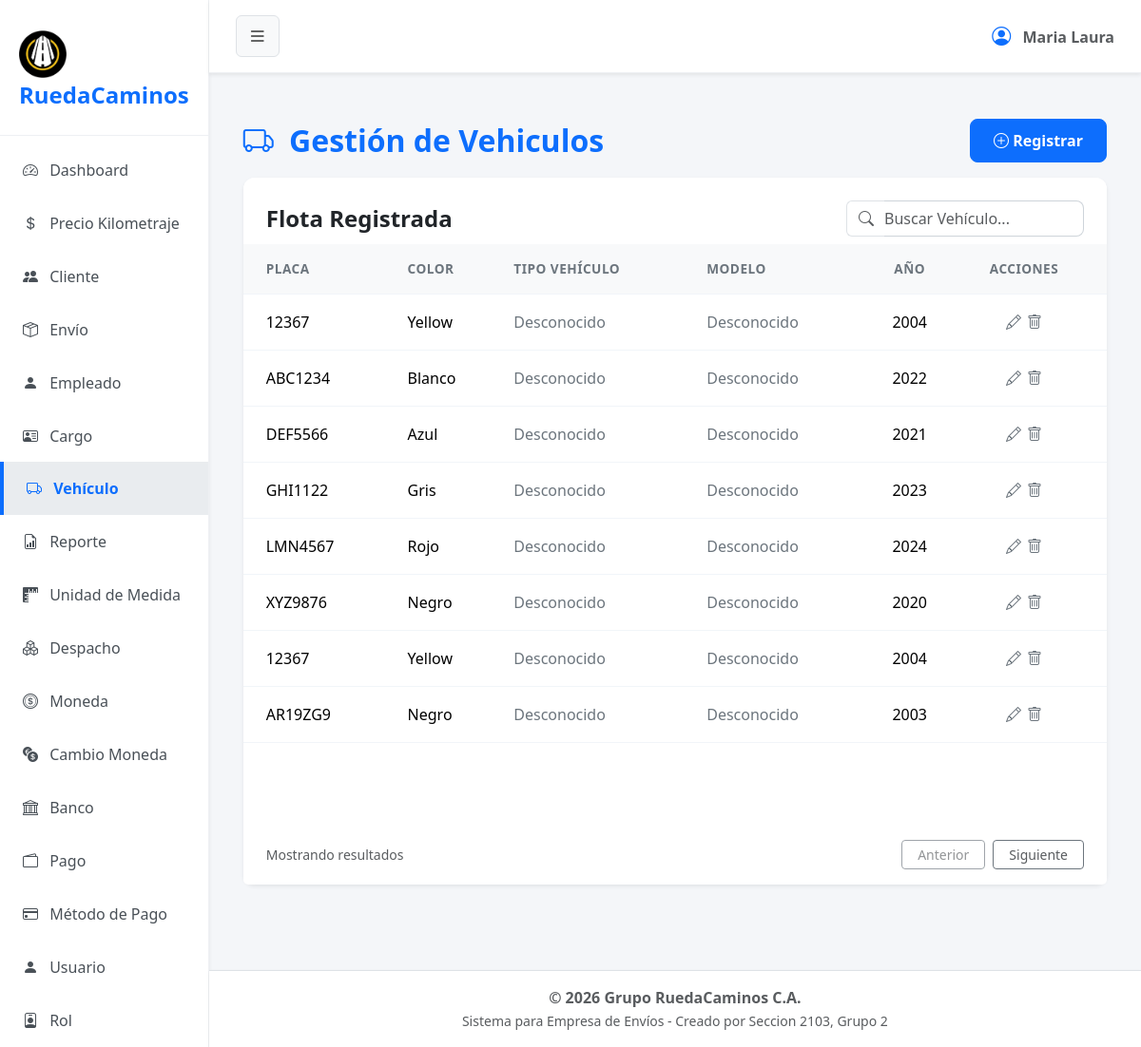
Page /?url=vehiculo on the committed database.
### tables this page shows
CREATE TABLE `vehiculo` (
  `cod_vehiculo` int(11) NOT NULL,
  `placa` varchar(7) NOT NULL,
  `color` varchar(6) NOT NULL,
  `cod_tipovehiculo` int(1) DEFAULT NULL,
  `disponibilidad` int(1) DEFAULT NULL,
  `estado` tinyint(1) NOT NULL,
  `cod_modelo` int(1) DEFAULT NULL,
  `ano` int(4) NOT NULL
);

### app/controller/vehiculoController.php (called while the page is built, shortened)
<?php
    $vehiculo = new Vehiculo();
    $registros = $vehiculo->obt_RegistrosVehiculos();
    include 'app/view/layout/header.php';
    include 'app/view/vehiculo/vehiculoView.php';
    include 'app/view/layout/footer.php';
?>

### index.php (called while the page is built, shortened)
<?php
    $frontController = new FrontController();
?>

### app/config/Conexion.php (called while the page is built, shortened)
<?php
abstract class Conexion
{
    public $host = "localhost";
    public $namedb = "grupo_ruedacaminos";
    public $userdb = "root";
    public $passwd = "";
    public function __construct()
    {
        $this->conexion = $this->getConnection();
    }
    public function getConnection(): PDO
    {
        try {
            $dsn = "mysql:host=" . $this->host . ";dbname=" . $this->namedb . ";charset=utf8";
            $conexion = new PDO($dsn, $this->userdb, $this->passwd);
            $conexion->setAttribute(PDO::ATTR_ERRMODE, PDO::ERRMODE_EXCEPTION);
        } catch (PDOException $error) {
            die('No se pudo conectar a la base de datos, error:' . $error->getMessage());
        }
        return $conexion;
    }
}

### app/model/Vehiculo.php (called while the page is built, shortened)
<?php
class Vehiculo extends Conexion
{
    public function obt_RegistrosVehiculos()
        {
            try {
                $sentencia = "SELECT * FROM vehiculo WHERE estado = 1";
                $select = $this->conexion->prepare($sentencia);
                $select->execute();
                return $select->fetchAll(\PDO::FETCH_ASSOC);
            } catch (\PDOException $e) {
                return [];
            }
        }
}

### app/view/vehiculo/componentes/tabla.php (the view, shortened to what this page needs)
<div class="card-body p-0">
    <div class="table-responsive">
        <table class="table table-hover align-middle mb-0">
            <thead class="table-light table-header-custom">
                <tr>
                    <th class="ps-4">PLACA</th>
                    <th>COLOR</th>
                    <th>TIPO VEHÍCULO</th>
                    <th>MODELO</th>
                    <th class="text-center">AÑO</th>
                    <th class="pe-4 text-center">ACCIONES</th>
                </tr>
            </thead>
            <tbody>
                <?php foreach ($registros as $dato):?>
                    <tr>
                        <td class="ps-4 fw-medium"><?= $dato['placa'] ?></td>
                        <td>
                            <span class="fw-medium"><?= $dato['color'] ?></span>
                        </td>
                        <td class="text-secondary"><?php switch($dato['cod_tipovehiculo']) { case 1: echo "Grande"; break; case 2: echo "Mediano"; break; case 3: echo "Pequeño"; break; default: echo "Desconocido"; } ?></td>
                        <td class="text-secondary"><?php switch($dato['cod_modelo']) { case 1: echo "Fiat"; break; case 2: echo "Canguro"; break; case 3: echo "Fiorino"; break; default: echo "Desconocido"; } ?></td>
                        <td class="text-center">
                            <span class="fw-medium"><?= $dato['ano'] ?></span>
                        </td>
                        <td class="pe-4 text-center">
                            <button type="button" class="btn btn-link text-secondary p-0 m-0 align-baseline" title="Actualizar" data-bs-toggle="modal" data-bs-target="#actualizarVehiculo"
                                datos-cod-vehiculo="<?php echo $dato['cod_vehiculo']; ?>"
                                datos-placa="<?php echo $dato['placa']; ?>"
                                datos-color="<?php echo $dato['color']; ?>"
                                datos-ano="<?php echo $dato['ano']; ?>"
                                >
                                <i class="bi bi-pencil"></i>
                            </button>
                            <form action="?url=vehiculo" method="POST" style="display: inline;">
                                <fieldset style="display: inline;">
                                    <button type="submit" name="tipoSolicitud" value="eliminar" class="btn btn-link text-secondary p-0 m-0 align-baseline" title="Eliminar" onclick="return confirm('¿Está seguro de eliminar este vehículo?');">
                                        <i class="bi bi-trash"></i>
                                    </button>
                                </fieldset>
                            </form>
                        </td>
                    </tr>
                <?php endforeach; ?>
            </tbody>
        </table>
    </div>
</div>

### assets/css/styles.css (style rules this page uses)
body { background-color: #f4f6f9; font-family: 'Segoe UI', Tahoma, Geneva, Verdana, sans-serif; overflow-x: hidden; }
.table > :not(caption) > * > * { padding: 1rem 0.75rem; border-bottom-color: #f1f5f9; }
.table-header-custom th { color: #6c757d; font-weight: 600; font-size: 0.85rem; letter-spacing: 0.5px; }

### rows in the picture
vehiculo: placa "12367", color "Yellow", shows "Desconocido", ano "2004"
vehiculo: placa "ABC1234", color "Blanco", shows "Desconocido", ano "2022"
vehiculo: placa "DEF5566", color "Azul", shows "Desconocido", ano "2021"
vehiculo: placa "GHI1122", color "Gris", shows "Desconocido", ano "2023"
vehiculo: placa "LMN4567", color "Rojo", shows "Desconocido", ano "2024"
vehiculo: placa "XYZ9876", color "Negro", shows "Desconocido", ano "2020"
vehiculo: placa "12367", color "Yellow", shows "Desconocido", ano "2004"
vehiculo: placa "AR19ZG9", color "Negro", shows "Desconocido", ano "2003"
